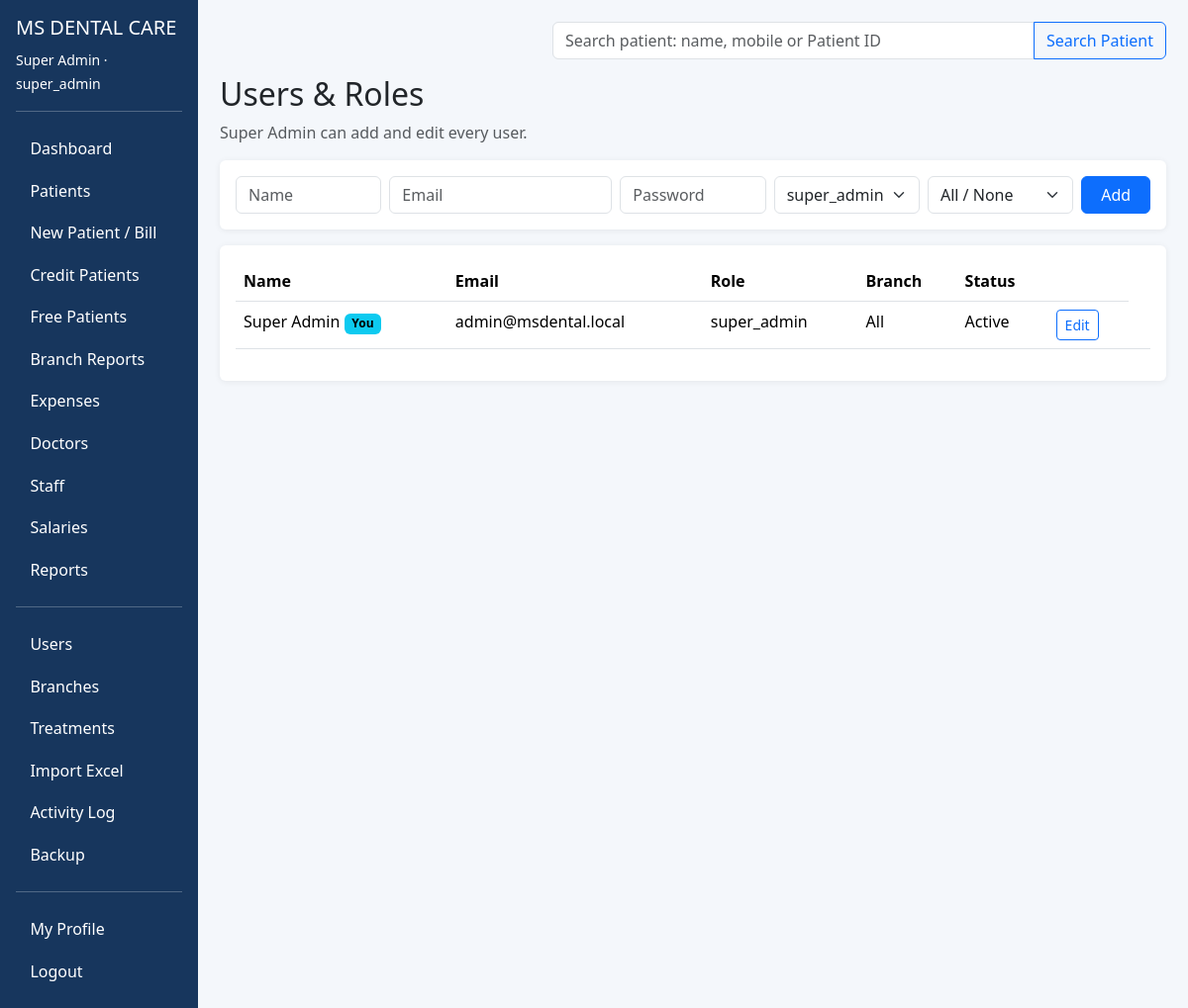
Screenshot of /users (signed in) with the database file from the repository.
### app.py (models this page shows)
class User(db.Model):
    id=db.Column(db.Integer,primary_key=True)
    name=db.Column(db.String(120),nullable=False)
    email=db.Column(db.String(180),unique=True,nullable=False)
    password_hash=db.Column(db.String(255),nullable=False)
    role=db.Column(db.String(30),nullable=False)
    branch_id=db.Column(db.Integer,db.ForeignKey("branch.id"),nullable=True)
    active=db.Column(db.Boolean,default=True)
    branch=db.relationship("Branch")

### app.py (the view, shortened to what this page needs)
@app.route("/users",methods=["GET","POST"])
@super_required
def users():
    branches=Branch.query.filter_by(active=True).all()
    return render_template("users.html",users=User.query.order_by(User.id.desc()).all(),branches=branches,roles=[ROLE_SUPER,ROLE_BRANCH,ROLE_ENTRY,ROLE_VIEWER])

### app.py (called while the page is built)
def current_user():
    uid=session.get("user_id")
    return db.session.get(User,uid) if uid else None

def roles_required(*roles):
    def deco(fn):
        @wraps(fn)
        def w(*a,**k):
            u=current_user()
            if not u or u.role not in roles:
                flash("Permission denied.","danger"); return redirect(url_for("dashboard"))
            return fn(*a,**k)
        return w
    return deco

@app.context_processor
def inject(): return dict(current_user=current_user())

### MS_Dental_Care_Ready2/MS_Dental_Care/templates/users.html (shortened to what this page needs)
{% extends "base.html" %}{% block content %}
<h2>Users & Roles</h2><p class="text-muted">Super Admin can add and edit every user.</p>
<form method="post" class="card p-3 mb-3"><div class="row g-2">
<div class="col-md-2"><input name="name" placeholder="Name" class="form-control" required></div>
<div class="col-md-3"><input name="email" type="email" placeholder="Email" class="form-control" required></div>
<div class="col-md-2"><input name="password" type="password" placeholder="Password" class="form-control" required></div>
<div class="col-md-2"><select name="role" class="form-select">{% for r in roles %}<option value="{{r}}">{{r}}</option>{% endfor %}</select></div>
<div class="col-md-2"><select name="branch_id" class="form-select"><option value="">All / None</option>{% for b in branches %}<option value="{{b.id}}">{{b.name}}</option>{% endfor %}</select></div>
<div class="col-md-1"><button class="btn btn-primary w-100">Add</button></div></div></form>
<div class="card p-3"><div class="table-responsive"><table class="table table-hover"><tr><th>Name</th><th>Email</th><th>Role</th><th>Branch</th><th>Status</th><th></th></tr>
{% for x in users %}<tr><td>{{x.name}}{% if x.id==current_user.id %} <span class="badge text-bg-info">You</span>{% endif %}</td><td>{{x.email}}</td><td>{{x.role}}</td><td>{{x.branch.name if x.branch else 'All'}}</td><td>{{'Active' if x.active else 'Disabled'}}</td><td><a href="{{url_for('user_edit',uid=x.id)}}" class="btn btn-sm btn-outline-primary">Edit</a></td><td></td></tr>{% endfor %}
</table></div></div>{% endblock %}

### MS_Dental_Care_Ready2/MS_Dental_Care/templates/base.html (shortened to what this page needs)
<!doctype html><html><head><meta charset="utf-8"><meta name="viewport" content="width=device-width,initial-scale=1">
<title>MS Dental Care</title><link href="https://cdn.jsdelivr.net/npm/bootstrap@5.3.3/dist/css/bootstrap.min.css" rel="stylesheet"><script src="https://cdn.jsdelivr.net/npm/chart.js"></script>
</head><body><div class="container-fluid"><div class="row">
{% if current_user %}<aside class="col-lg-2 sidebar p-3"><h5>MS DENTAL CARE</h5><small>{{current_user.name}} · {{current_user.role}}</small><hr>
<a href="{{url_for('dashboard')}}">Dashboard</a><a href="{{url_for('patients')}}">Patients</a>
{% if current_user.role!='viewer' %}<a href="{{url_for('patient_new')}}">New Patient / Bill</a>{% endif %}
<a href="{{url_for('credit')}}">Credit Patients</a><a href="{{url_for('free_patients')}}">Free Patients</a><a href="{{url_for('branch_reports')}}">Branch Reports</a>
<a href="{{url_for('expenses')}}">Expenses</a><a href="{{url_for('doctors')}}">Doctors</a><a href="{{url_for('staff')}}">Staff</a><a href="{{url_for('salaries')}}">Salaries</a><a href="{{url_for('reports')}}">Reports</a>
{% if current_user.role=='super_admin' %}<hr><a href="{{url_for('users')}}">Users</a><a href="{{url_for('branches')}}">Branches</a><a href="{{url_for('treatments')}}">Treatments</a><a href="{{url_for('patients')}}">Import Excel</a><a href="{{url_for('activity')}}">Activity Log</a><a href="{{url_for('backup')}}">Backup</a>{% endif %}
<hr><a href="{{url_for('profile')}}">My Profile</a><a href="{{url_for('logout')}}">Logout</a></aside><main class="col-lg-10 content">
<div class="d-flex justify-content-end mb-3"><form action="{{url_for('patients')}}" method="get" class="input-group top-search"><input name="q" class="form-control" placeholder="Search patient: name, mobile or Patient ID"><button class="btn btn-outline-primary">Search Patient</button></form></div>
{% else %}<main class="col-12 content">{% endif %}
{% block content %}{% endblock %}</main></div></div></body></html>

### MS_Dental_Care_Ready2/MS_Dental_Care/templates/base.html (style rules this page uses)
body { background:#f4f7fb }
.sidebar { min-height:100vh;background:#17365d;color:white }
.sidebar a { display:block;color:white;text-decoration:none;padding:.58rem .9rem;border-radius:.4rem }
.card { border:0;box-shadow:0 1px 6px #00000012 }
.content { padding:22px }
.top-search { max-width:620px }

### rows the page displays
User: name "Super Admin", role "super_admin", shows "You", email "admin@msdental.local", branch "All", active "Active"

### other values shown
form field role "super_admin"
